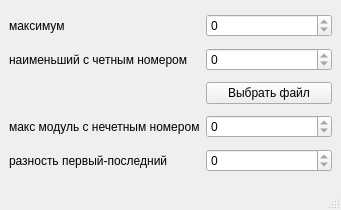
<?xml version="1.0" encoding="UTF-8"?>
<ui version="4.0">
 <class>form6</class>
 <widget class="QMainWindow" name="form6">
  <property name="geometry">
   <rect>
    <x>0</x>
    <y>0</y>
    <width>341</width>
    <height>210</height>
   </rect>
  </property>
  <property name="windowTitle">
   <string>MainWindow</string>
  </property>
  <widget class="QWidget" name="centralwidget">
   <layout class="QGridLayout" name="gridLayout">
    <item row="0" column="0">
     <widget class="QLabel" name="label">
      <property name="text">
       <string>максимум</string>
      </property>
     </widget>
    </item>
    <item row="1" column="0">
     <widget class="QLabel" name="label_2">
      <property name="text">
       <string>наименьший с четным номером</string>
      </property>
     </widget>
    </item>
    <item row="2" column="2">
     <widget class="QPushButton" name="pushButton">
      <property name="text">
       <string>Выбрать файл</string>
      </property>
     </widget>
    </item>
    <item row="3" column="0">
     <widget class="QLabel" name="label_3">
      <property name="text">
       <string>макс модуль с нечетным номером</string>
      </property>
     </widget>
    </item>
    <item row="4" column="0">
     <widget class="QLabel" name="label_4">
      <property name="text">
       <string>разность первый-последний</string>
      </property>
     </widget>
    </item>
    <item row="3" column="2">
     <widget class="QSpinBox" name="spinBox_3">
      <property name="readOnly">
       <bool>true</bool>
      </property>
      <property name="minimum">
       <number>-999999999</number>
      </property>
      <property name="maximum">
       <number>999999999</number>
      </property>
     </widget>
    </item>
    <item row="4" column="2">
     <widget class="QSpinBox" name="spinBox_4">
      <property name="readOnly">
       <bool>true</bool>
      </property>
      <property name="minimum">
       <number>-999999999</number>
      </property>
      <property name="maximum">
       <number>999999999</number>
      </property>
     </widget>
    </item>
    <item row="1" column="2">
     <widget class="QSpinBox" name="spinBox_2">
      <property name="readOnly">
       <bool>true</bool>
      </property>
      <property name="minimum">
       <number>-999999999</number>
      </property>
      <property name="maximum">
       <number>999999999</number>
      </property>
     </widget>
    </item>
    <item row="0" column="2">
     <widget class="QSpinBox" name="spinBox">
      <property name="readOnly">
       <bool>true</bool>
      </property>
      <property name="minimum">
       <number>-999999999</number>
      </property>
      <property name="maximum">
       <number>999999999</number>
      </property>
     </widget>
    </item>
   </layout>
  </widget>
  <widget class="QMenuBar" name="menubar">
   <property name="geometry">
    <rect>
     <x>0</x>
     <y>0</y>
     <width>341</width>
     <height>22</height>
    </rect>
   </property>
  </widget>
  <widget class="QStatusBar" name="statusbar"/>
 </widget>
 <resources/>
 <connections/>
</ui>
